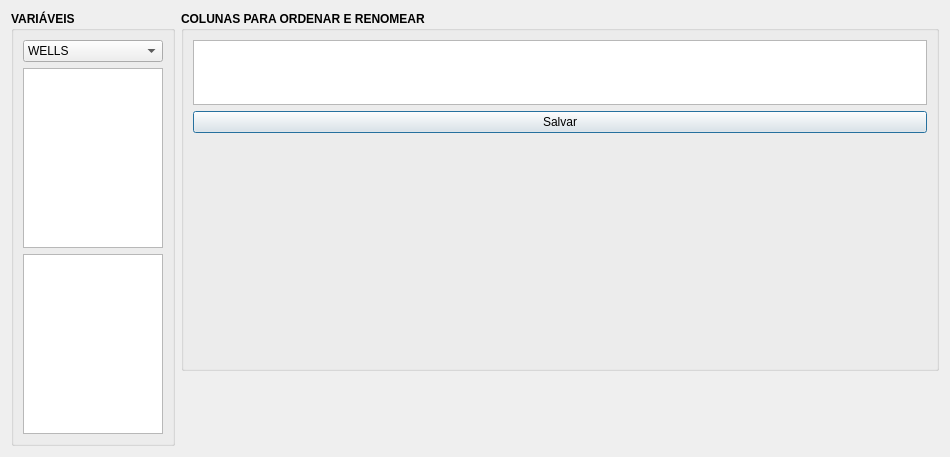
<?xml version="1.0" encoding="UTF-8"?>
<ui version="4.0">
 <class>dialog_columnsEditor</class>
 <widget class="QDialog" name="dialog_columnsEditor">
  <property name="geometry">
   <rect>
    <x>0</x>
    <y>0</y>
    <width>950</width>
    <height>457</height>
   </rect>
  </property>
  <property name="sizePolicy">
   <sizepolicy hsizetype="Fixed" vsizetype="Preferred">
    <horstretch>0</horstretch>
    <verstretch>0</verstretch>
   </sizepolicy>
  </property>
  <property name="windowTitle">
   <string>Configuração de Colunas</string>
  </property>
  <layout class="QGridLayout" name="gridLayout_2">
   <item row="0" column="0" alignment="Qt::AlignLeft">
    <widget class="QGroupBox" name="groupBox">
     <property name="sizePolicy">
      <sizepolicy hsizetype="Fixed" vsizetype="Expanding">
       <horstretch>0</horstretch>
       <verstretch>0</verstretch>
      </sizepolicy>
     </property>
     <property name="minimumSize">
      <size>
       <width>145</width>
       <height>360</height>
      </size>
     </property>
     <property name="maximumSize">
      <size>
       <width>16777215</width>
       <height>16777215</height>
      </size>
     </property>
     <property name="font">
      <font>
       <weight>75</weight>
       <bold>true</bold>
      </font>
     </property>
     <property name="title">
      <string>VARIÁVEIS</string>
     </property>
     <layout class="QVBoxLayout" name="verticalLayout">
      <item>
       <widget class="QComboBox" name="combobox_columns_type">
        <property name="font">
         <font>
          <weight>50</weight>
          <bold>false</bold>
         </font>
        </property>
        <item>
         <property name="text">
          <string>WELLS</string>
         </property>
        </item>
        <item>
         <property name="text">
          <string>GROUPS</string>
         </property>
        </item>
        <item>
         <property name="text">
          <string>SECTORS</string>
         </property>
        </item>
       </widget>
      </item>
      <item>
       <widget class="QListWidget" name="listwidget_columns_variables">
        <property name="sizePolicy">
         <sizepolicy hsizetype="Fixed" vsizetype="Expanding">
          <horstretch>0</horstretch>
          <verstretch>0</verstretch>
         </sizepolicy>
        </property>
        <property name="minimumSize">
         <size>
          <width>140</width>
          <height>0</height>
         </size>
        </property>
        <property name="maximumSize">
         <size>
          <width>140</width>
          <height>16777215</height>
         </size>
        </property>
        <property name="font">
         <font>
          <weight>50</weight>
          <bold>false</bold>
         </font>
        </property>
        <property name="dragEnabled">
         <bool>true</bool>
        </property>
        <property name="dragDropMode">
         <enum>QAbstractItemView::DragOnly</enum>
        </property>
       </widget>
      </item>
      <item>
       <widget class="QListWidget" name="listwidget_columns_formulas">
        <property name="sizePolicy">
         <sizepolicy hsizetype="Fixed" vsizetype="Expanding">
          <horstretch>0</horstretch>
          <verstretch>0</verstretch>
         </sizepolicy>
        </property>
        <property name="minimumSize">
         <size>
          <width>140</width>
          <height>140</height>
         </size>
        </property>
        <property name="maximumSize">
         <size>
          <width>140</width>
          <height>240</height>
         </size>
        </property>
        <property name="dragEnabled">
         <bool>true</bool>
        </property>
        <property name="dragDropMode">
         <enum>QAbstractItemView::DragOnly</enum>
        </property>
       </widget>
      </item>
     </layout>
    </widget>
   </item>
   <item row="0" column="1" alignment="Qt::AlignTop">
    <widget class="QGroupBox" name="groupBox_2">
     <property name="sizePolicy">
      <sizepolicy hsizetype="Expanding" vsizetype="Expanding">
       <horstretch>0</horstretch>
       <verstretch>0</verstretch>
      </sizepolicy>
     </property>
     <property name="minimumSize">
      <size>
       <width>650</width>
       <height>360</height>
      </size>
     </property>
     <property name="maximumSize">
      <size>
       <width>16777215</width>
       <height>360</height>
      </size>
     </property>
     <property name="font">
      <font>
       <weight>75</weight>
       <bold>true</bold>
      </font>
     </property>
     <property name="title">
      <string>COLUNAS PARA ORDENAR E RENOMEAR</string>
     </property>
     <layout class="QGridLayout" name="gridLayout_3">
      <item row="1" column="0">
       <widget class="QPushButton" name="button_SaveColumns">
        <property name="sizePolicy">
         <sizepolicy hsizetype="Expanding" vsizetype="Fixed">
          <horstretch>0</horstretch>
          <verstretch>0</verstretch>
         </sizepolicy>
        </property>
        <property name="minimumSize">
         <size>
          <width>600</width>
          <height>0</height>
         </size>
        </property>
        <property name="font">
         <font>
          <weight>50</weight>
          <bold>false</bold>
         </font>
        </property>
        <property name="text">
         <string>Salvar</string>
        </property>
       </widget>
      </item>
      <item row="0" column="0">
       <widget class="ListWidget_DropVariables" name="listwidget_columnsEdit">
        <property name="sizePolicy">
         <sizepolicy hsizetype="Expanding" vsizetype="Fixed">
          <horstretch>0</horstretch>
          <verstretch>0</verstretch>
         </sizepolicy>
        </property>
        <property name="minimumSize">
         <size>
          <width>600</width>
          <height>65</height>
         </size>
        </property>
        <property name="maximumSize">
         <size>
          <width>16777215</width>
          <height>65</height>
         </size>
        </property>
        <property name="font">
         <font>
          <weight>50</weight>
          <bold>false</bold>
         </font>
        </property>
        <property name="dragEnabled">
         <bool>true</bool>
        </property>
        <property name="dragDropMode">
         <enum>QAbstractItemView::DragDrop</enum>
        </property>
        <property name="defaultDropAction">
         <enum>Qt::MoveAction</enum>
        </property>
        <property name="flow">
         <enum>QListView::LeftToRight</enum>
        </property>
        <property name="modelColumn">
         <number>0</number>
        </property>
       </widget>
      </item>
      <item row="2" column="0">
       <spacer name="verticalSpacer">
        <property name="orientation">
         <enum>Qt::Vertical</enum>
        </property>
        <property name="sizeHint" stdset="0">
         <size>
          <width>20</width>
          <height>40</height>
         </size>
        </property>
       </spacer>
      </item>
     </layout>
    </widget>
   </item>
  </layout>
 </widget>
 <customwidgets>
  <customwidget>
   <class>ListWidget_DropVariables</class>
   <extends>QListWidget</extends>
   <header>CustomWidgets.h</header>
  </customwidget>
 </customwidgets>
 <resources/>
 <connections/>
</ui>
